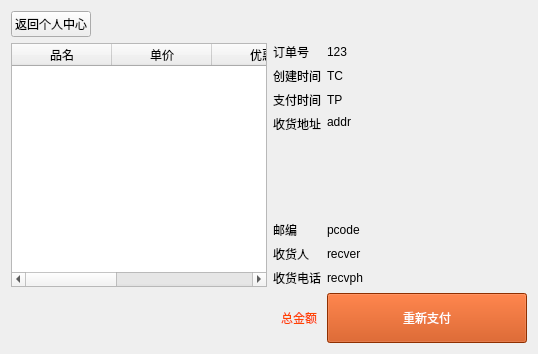
          <widget class="QWidget" name="pageOrder">
           <layout class="QVBoxLayout" name="verticalLayout_17">
            <item>
             <layout class="QHBoxLayout" name="horizontalLayout_23">
              <item>
               <widget class="QPushButton" name="pushButtonBackToPageLoginedFromPageOrder">
                <property name="text">
                 <string>返回个人中心</string>
                </property>
                <property name="icon">
                 <iconset resource="res/res.qrc">
                  <normaloff>:/icons-light/backward.png</normaloff>:/icons-light/backward.png</iconset>
                </property>
                <property name="iconSize">
                 <size>
                  <width>50</width>
                  <height>50</height>
                 </size>
                </property>
               </widget>
              </item>
              <item>
               <spacer name="horizontalSpacer_21">
                <property name="orientation">
                 <enum>Qt::Horizontal</enum>
                </property>
                <property name="sizeHint" stdset="0">
                 <size>
                  <width>40</width>
                  <height>20</height>
                 </size>
                </property>
               </spacer>
              </item>
             </layout>
            </item>
            <item>
             <layout class="QHBoxLayout" name="horizontalLayout_17">
              <item>
               <widget class="QTableWidget" name="tableWidgetOrder">
                <property name="editTriggers">
                 <set>QAbstractItemView::NoEditTriggers</set>
                </property>
                <property name="showDropIndicator" stdset="0">
                 <bool>false</bool>
                </property>
                <property name="selectionMode">
                 <enum>QAbstractItemView::SingleSelection</enum>
                </property>
                <property name="selectionBehavior">
                 <enum>QAbstractItemView::SelectRows</enum>
                </property>
                <property name="showGrid">
                 <bool>false</bool>
                </property>
                <property name="sortingEnabled">
                 <bool>true</bool>
                </property>
                <attribute name="horizontalHeaderStretchLastSection">
                 <bool>true</bool>
                </attribute>
                <attribute name="verticalHeaderVisible">
                 <bool>false</bool>
                </attribute>
                <attribute name="verticalHeaderDefaultSectionSize">
                 <number>100</number>
                </attribute>
                <attribute name="verticalHeaderMinimumSectionSize">
                 <number>100</number>
                </attribute>
                <column>
                 <property name="text">
                  <string>品名</string>
                 </property>
                </column>
                <column>
                 <property name="text">
                  <string>单价</string>
                 </property>
                </column>
                <column>
                 <property name="text">
                  <string>优惠</string>
                 </property>
                </column>
                <column>
                 <property name="text">
                  <string>数量</string>
                 </property>
                </column>
                <column>
                 <property name="text">
                  <string>小计</string>
                 </property>
                </column>
               </widget>
              </item>
              <item>
               <layout class="QFormLayout" name="formLayout_2">
                <item row="0" column="0">
                 <widget class="QLabel" name="labelOrderIDText">
                  <property name="text">
                   <string>订单号</string>
                  </property>
                 </widget>
                </item>
                <item row="0" column="1">
                 <widget class="QLabel" name="labelOrderID">
                  <property name="text">
                   <string>123</string>
                  </property>
                 </widget>
                </item>
                <item row="1" column="0">
                 <widget class="QLabel" name="labelOrderTCText">
                  <property name="text">
                   <string>创建时间</string>
                  </property>
                 </widget>
                </item>
                <item row="1" column="1">
                 <widget class="QLabel" name="labelOrderTC">
                  <property name="text">
                   <string>TC</string>
                  </property>
                 </widget>
                </item>
                <item row="2" column="0">
                 <widget class="QLabel" name="labelOrderTPText">
                  <property name="text">
                   <string>支付时间</string>
                  </property>
                 </widget>
                </item>
                <item row="2" column="1">
                 <widget class="QLabel" name="labelOrderTP">
                  <property name="text">
                   <string>TP</string>
                  </property>
                 </widget>
                </item>
                <item row="3" column="0">
                 <widget class="QLabel" name="labelOrderAddrText">
                  <property name="minimumSize">
                   <size>
                    <width>0</width>
                    <height>100</height>
                   </size>
                  </property>
                  <property name="text">
                   <string>收货地址</string>
                  </property>
                  <property name="alignment">
                   <set>Qt::AlignLeading|Qt::AlignLeft|Qt::AlignTop</set>
                  </property>
                  <property name="margin">
                   <number>0</number>
                  </property>
                 </widget>
                </item>
                <item row="3" column="1">
                 <widget class="QLabel" name="labelOrderAddr">
                  <property name="sizePolicy">
                   <sizepolicy hsizetype="Minimum" vsizetype="Minimum">
                    <horstretch>0</horstretch>
                    <verstretch>0</verstretch>
                   </sizepolicy>
                  </property>
                  <property name="minimumSize">
                   <size>
                    <width>200</width>
                    <height>100</height>
                   </size>
                  </property>
                  <property name="text">
                   <string>addr</string>
                  </property>
                  <property name="alignment">
                   <set>Qt::AlignLeading|Qt::AlignLeft|Qt::AlignTop</set>
                  </property>
                  <property name="wordWrap">
                   <bool>true</bool>
                  </property>
                 </widget>
                </item>
                <item row="4" column="0">
                 <widget class="QLabel" name="labelOrderPcodeText">
                  <property name="text">
                   <string>邮编</string>
                  </property>
                 </widget>
                </item>
                <item row="4" column="1">
                 <widget class="QLabel" name="labelOrderPcode">
                  <property name="text">
                   <string>pcode</string>
                  </property>
                 </widget>
                </item>
                <item row="5" column="0">
                 <widget class="QLabel" name="labelOrderRecverText">
                  <property name="text">
                   <string>收货人</string>
                  </property>
                 </widget>
                </item>
                <item row="5" column="1">
                 <widget class="QLabel" name="labelOrderRecver">
                  <property name="text">
                   <string>recver</string>
                  </property>
                 </widget>
                </item>
                <item row="6" column="0">
                 <widget class="QLabel" name="labelOrderRecvphText">
                  <property name="text">
                   <string>收货电话</string>
                  </property>
                 </widget>
                </item>
                <item row="6" column="1">
                 <widget class="QLabel" name="labelOrderRecvph">
                  <property name="text">
                   <string>recvph</string>
                  </property>
                 </widget>
                </item>
               </layout>
              </item>
             </layout>
            </item>
            <item>
             <layout class="QHBoxLayout" name="horizontalLayout_24">
              <property name="spacing">
               <number>10</number>
              </property>
              <item>
               <spacer name="horizontalSpacer_23">
                <property name="orientation">
                 <enum>Qt::Horizontal</enum>
                </property>
                <property name="sizeHint" stdset="0">
                 <size>
                  <width>40</width>
                  <height>20</height>
                 </size>
                </property>
               </spacer>
              </item>
              <item>
               <widget class="QLabel" name="labelOrderPriceTotal">
                <property name="styleSheet">
                 <string notr="true">border-color: rgb(255, 0, 0);
color: rgb(255, 68, 0);
font: 75 16pt &quot;XHei&quot;;</string>
                </property>
                <property name="text">
                 <string>总金额</string>
                </property>
               </widget>
              </item>
              <item>
               <widget class="QPushButton" name="pushButtonRepay">
                <property name="minimumSize">
                 <size>
                  <width>200</width>
                  <height>50</height>
                 </size>
                </property>
                <property name="styleSheet">
                 <string notr="true">background-color: rgb(200, 66, 0);
color: white;
font: 75 14pt &quot;XHei&quot;;</string>
                </property>
                <property name="text">
                 <string>重新支付</string>
                </property>
               </widget>
              </item>
             </layout>
            </item>
           </layout>
          </widget>
